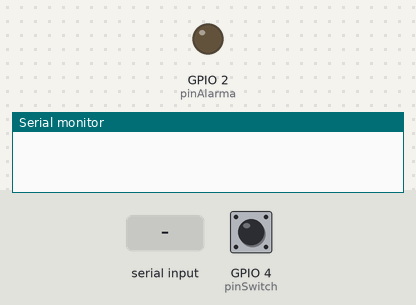
Recording of a sketch running on a simulated ESP32-S3. Parts: output pins drawn as LEDs (lit = HIGH), the last lines printed to the serial monitor. Dashed ring = blinking. Inputs (shaded band) come from the test bench; at power-on: GPIO 4 (pinSwitch) HIGH.

Above: at 1.2 s.
1.3 s: "1\n" received over Serial
At 1.55 s:
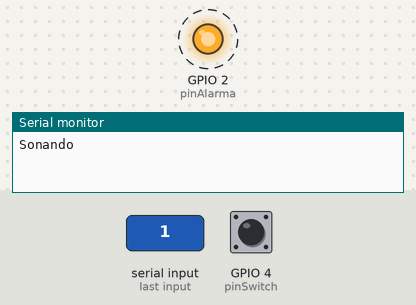
4.3 s: GPIO 4 (pinSwitch) pulled LOW for 3.2 s
9.0 s: "0\n" received over Serial
At 9.4 s:
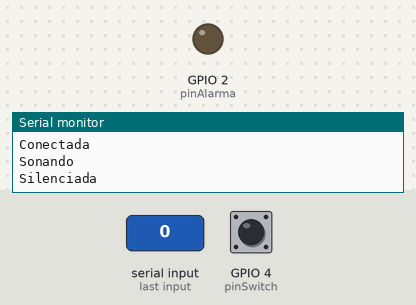
Timing chart, 0 to 12.0 s (numbered marks = the images above; inputs shaded):
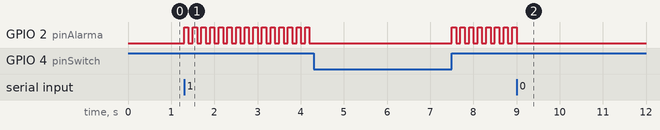

The sketch:

Codigo_Entregable_3_Alarma_Emergencia.ino
```cpp
#define pinAlarma 2
#define pinSwitch 4

int estadoPalanca;
int estadoPalancaAnterior;
bool sonandoAlarma = false;
bool estadoSonidoAnterior = false;
bool alarmaActivada = false;
unsigned long tiempoAnterior = 0;
unsigned long tiempoActual = 0;

void setup() {
  pinMode(pinAlarma, OUTPUT);
  pinMode(pinSwitch, INPUT_PULLUP); //cuando baje la palanca se pondra en LOW el pinSwitch, HIGH si esta conectada
  digitalWrite(pinAlarma, LOW);

  // Inicia la comunicación serial a 115200 baudios
  Serial.begin(115200);

  estadoPalanca = digitalRead(pinSwitch);
  estadoPalancaAnterior = estadoPalanca;
}

void loop() {

  estadoPalanca = digitalRead(pinSwitch); //HIGH si la alarma esta conectada y LOW si esta desconectada

  if(estadoPalanca != estadoPalancaAnterior){ //solo revisa el estado nuevamente si el estado ha cambiado para evitar saturar la memoria RAM con 38912840918904 millones de mensajes de conectada
    if(estadoPalanca == HIGH){
    Serial.println("Conectada");
    }
    else{
      Serial.println("Desconectada");
    }
  }
  estadoPalancaAnterior = estadoPalanca;

  // Verifica si Visual Studio ha enviado la trama
  if (Serial.available() > 0) {

    // Lee toda la cadena hasta el salto de línea (\n)
    String comando = Serial.readStringUntil('\n');
    comando.trim(); // Limpia espacios o caracteres nulos

    if (comando == "1") {
      alarmaActivada = true;
    }
    else if (comando == "0") {
      alarmaActivada = false;
    }
    else if(comando == "2"){ //para revisar apenas abre la pantalla el estado inicial
      if(estadoPalanca == HIGH) {
        Serial.println("Conectada");
      }
      else {
        Serial.println("Desconectada");
      }

      if(alarmaActivada && estadoPalanca == HIGH) {
        Serial.println("Sonando");
      }
      else {
        Serial.println("Silenciada");
      }
    }
  }

  tiempoActual = millis();
  if(alarmaActivada && estadoPalanca == HIGH){

    if(tiempoActual - tiempoAnterior >= 100){ //si ya pasaron 100 ms actualiza el estado de sonando alarma
      tiempoAnterior = tiempoActual;

      sonandoAlarma = !sonandoAlarma;

      if(sonandoAlarma){ //si es true sonamos la alarma con HIGH
        digitalWrite(pinAlarma, HIGH);
      }
      else{
        digitalWrite(pinAlarma, LOW);
      }

      if(estadoSonidoAnterior == false){ //cambiamos el mensaje a leer solo si cambia el estado de sonido
        Serial.println("Sonando");
        estadoSonidoAnterior = true;
      }

    }
  }

  else{ //si de desactiva la alarma o se desconecta apagamos todo
    sonandoAlarma = false;
    digitalWrite(pinAlarma, LOW);
    if(estadoSonidoAnterior == true) {
      Serial.println("Silenciada");
      estadoSonidoAnterior = false;
    }
  }

/*
//Codigo de prueba

  digitalWrite(pinAlarma, HIGH);
  Serial.println("Prendido");
  delay(500);
  digitalWrite(pinAlarma, LOW);
  Serial.println("Apagado");
  delay(500);
*/
}
```

Measured:
- after the input at 1.3 s, GPIO 2 (pinAlarma): alternates HIGH for 0.10 s and LOW for 0.10 s, starting at once
- after the input at 9.0 s, GPIO 2 (pinAlarma): goes on until 9.0 s, then stays LOW
